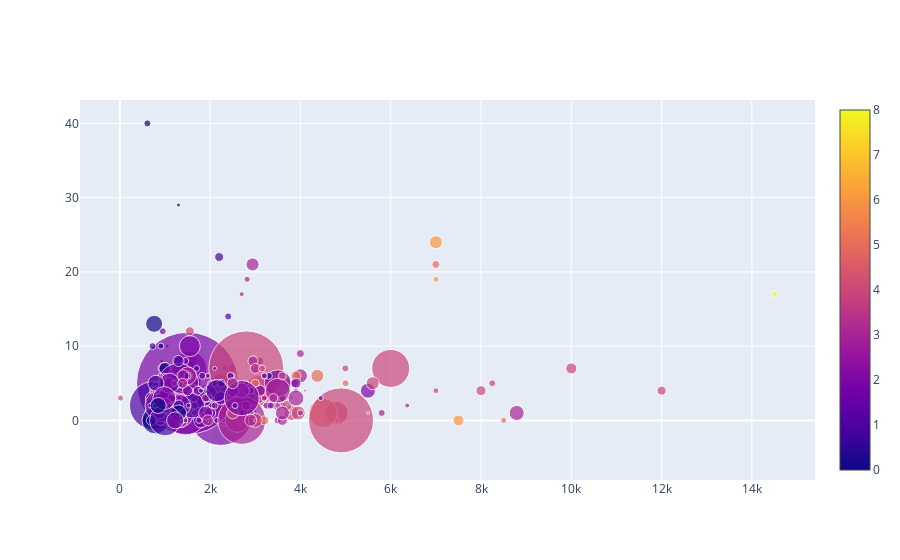

The notebook cell saved with this chart:
### Code cell
# data preparation
df_m2.loc["0%":"max"].values
m2 = [int(m/10) for m in df_idealista[df_idealista["m2"].notna()]["m2"]]

data = [
    {
        'x': df_idealista['Price'],
        'y': df_idealista['Floor'],
        'mode': 'markers',
        'marker': {
            'color': df_idealista['Room'],
            'size': m2,
            'showscale': True
        },
        'text': df_idealista['Direction']
    }
]

iplot(data)

### Figure 1 — Plotly figure (JSON) as saved in the notebook; plotly's stock layout.template omitted (floating-point values rounded to 4 significant figures; data arrays with more than 128 entries replaced by an {"elided": "..."} marker saying what was removed)
{"data": [{"marker": {"color": {"elided": "417 int values"}, "showscale": true, "size": {"elided": "390 int values"}}, "mode": "markers", "text": {"elided": "417 str values"}, "type": "scatter", "x": {"elided": "417 int values"}, "y": {"elided": "417 int values"}}], "layout": {}}
